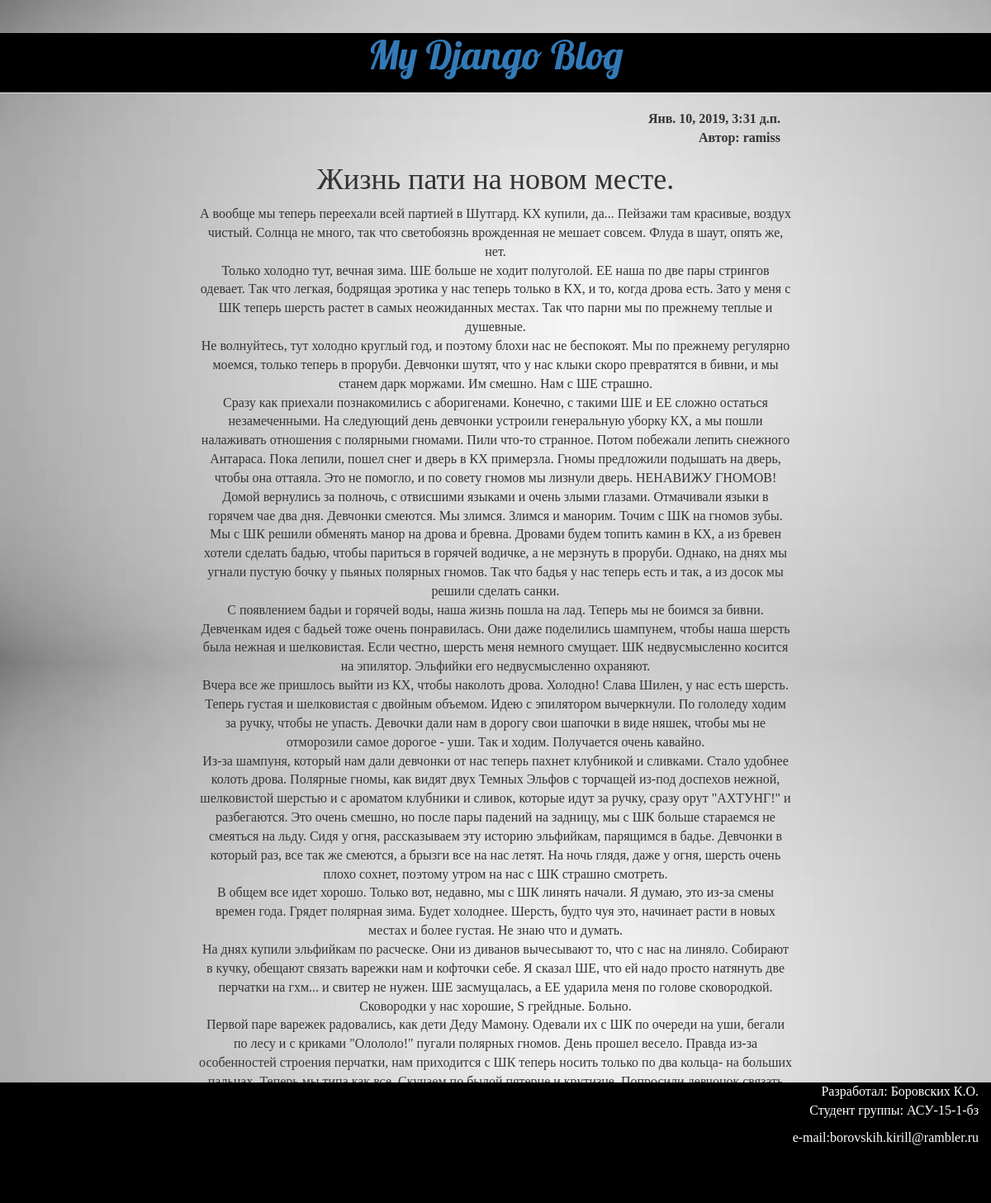
/post/5/, run on the app's committed database.
### blog/models.py (models this page shows, shortened)
class Post(models.Model):
    author = models.ForeignKey('auth.User', on_delete=models.CASCADE)
    title = models.CharField(max_length=200)
    text = models.TextField()
    created_date = models.DateTimeField(
            default=timezone.now)
    published_date = models.DateTimeField(
            blank=True, null=True)

### blog/views.py (the view)
# urls.py: url(r'^post/(?P<pk>\d+)/$', views.post_detail, name='post_detail'),
def post_detail(request, pk):
    post = get_object_or_404(Post, pk=pk)
    return render(request, 'blog/post_detail.html', {'post': post})

### blog/templates/blog/post_detail.html
{% extends 'blog/base.html' %}
{% block content %}
    <div class="post-detail">
        {% if post.published_date %}
            <div class="date"><strong>{{ post.published_date }} <br> Автор: {{ post.author }}</strong></div>
        {% endif %}
        <h1>{{ post.title }}</h1>
        <p>{{ post.text|linebreaksbr }}</p>
    </div>
    <div class="text-center">
         <a class="btn btn-link" href="/" role="button">Назад</a>
    </div>
{% endblock %}

### blog/static/css/blog.css (style rules this page uses)
html { height: 100%; }
body { padding-left: 0px; padding-top: 0px; margin: 0; height: 100%; background: url(/static/images/fon2.jpg); background-size: cover; background-color: #c7b39b; font-family: Times New Roman; font-size: 16px; }
.post-detail { text-align: center; }
.date { text-align: right; margin-right: 15px; }

### data on the page
Post: published_date "Янв. 10, 2019, 3:31 д.п.", author "ramiss", title "Жизнь пати на новом месте.", text "А вообще мы теперь переехали всей партией в Шутгард. КХ купили, да... Пейзажи там красивые, воздух чистый. Солнца не много, так что светобоязнь врожденная не мешает совсем. Флуда в шаут, опять же, нет. Только холодно тут, вечная зима. ШЕ больше не ходит полуголой. ЕЕ наша по две пары стрингов одевает. Так что легкая, бодрящая эротика у нас теперь только в КХ, и то, когда дрова есть. Зато у меня с ШК теперь шерсть растет в самых неожиданных местах. Так что парни мы по прежнему теплые и душевные. Не волнуйтесь, тут холодно круглый год, и поэтому блохи нас не беспокоят. Мы по прежнему регулярно моемся, только теперь в проруби. Девчонки шутят, что у нас клыки скоро превратятся в бивни, и мы…"
